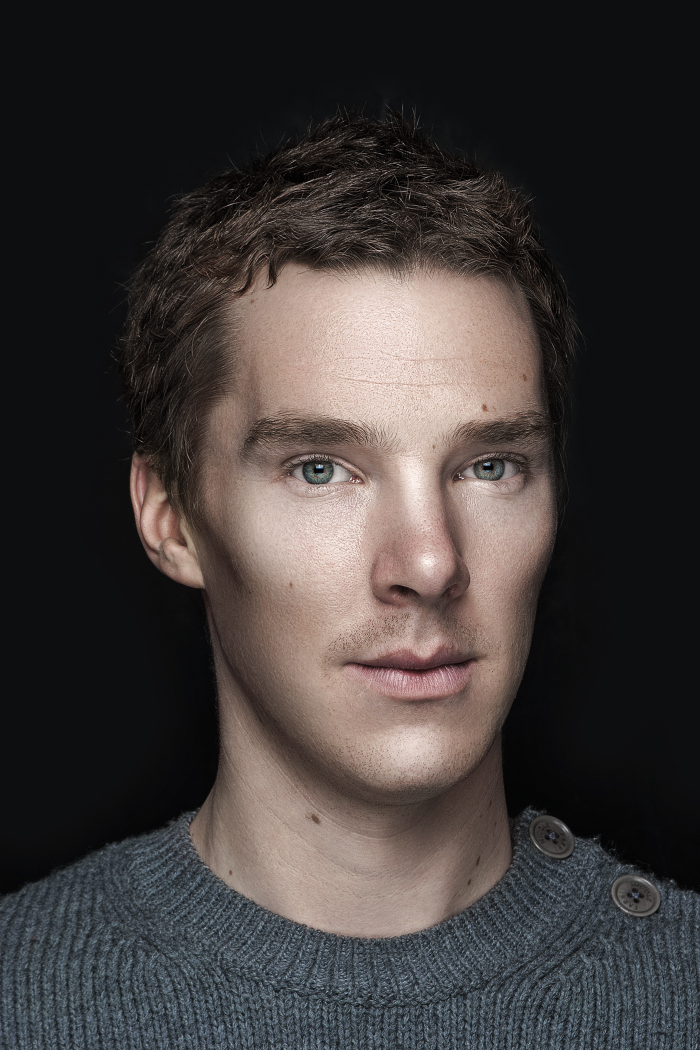
#> input picture actor.jpg, 1400 x 2100 px (shown at 1/2 size); its folder holds only this picture in this run
$ python main.py --img_path ../actor.jpg
#> lines starting #> are read from the running program, lines starting #| are printed output that depends on the picture
from PIL import Image,ImageDraw,ImageFont
from argparse import ArgumentParser
import numpy as np
import cv2
import os
# sample_Width=20
# sample_Height=40
def parse_args():
    parser = ArgumentParser()
    parser.add_argument("--img_path", help="Path to the image to be processed",required=True)
    return parser.parse_args()
char_lookup = [" ", ".", ",", ":", ";", "i", "1", "t", "f", "L", "C", "G", "0", "8", "#", "@"][::-1]
# def render_glyph(glyph):

def preprocess_image(img_path):
    img = cv2.imread(img_path, cv2.IMREAD_GRAYSCALE)
    img = cv2.GaussianBlur(img, (3, 3), 0)  #  reduce noise
    img = cv2.equalizeHist(img)  # Equalize histogram for better contrast
    print("image shape",img.shape)
    return img
def main(img_path):
    # print("Hello, World!",img_path)
    pil_img=Image.open(img_path).convert(mode="L")
    # img_array=np.array(img)
    img_array = preprocess_image(img_path)
    # print("input image shape",img_array.shape)
    ascii_art=[]
    sample_Width = img_array.shape[1] // 100
    sample_Height = img_array.shape[0] // 100
    # print(img_array[0:5,0:5])
    # print ("range doing what",range(img_array.shape[0]//sample_Height))
    # output=np.zeros((img_array.shape[0]//sample_Height,img_array.shape[1]//sample_Width))
    # Image segmentation breaking the image into  pixel chunks and then analyzing each chunk individually
    for y in range(0, img_array.shape[0], sample_Height):
        line = ""
        for x in range(0, img_array.shape[1], sample_Width):
            # output= np.mean(img_array[y*sample_Height:(y+1)*sample_Height,x*sample_Width:(x+1)*sample_Width])
            y_end = min(y + sample_Height, img_array.shape[0])
            x_end = min(x + sample_Width, img_array.shape[1])
            chunk = img_array[y:y_end, x:x_end]
            # print(chunk)
            # getting the cummulative brightness of the chunk array
            brightness=np.sum(chunk)
            # print("brightness of the chunk",brightness)
            max_brightness=sample_Height*sample_Width*255
            normalized_brightness=brightness/max_brightness
            char_index=int(round(normalized_brightness*(len(char_lookup)-1)))
            # print("char index of the chunk",char_index)
            print(char_lookup[char_index],end="")
            line += char_lookup[char_index]
            # print(output)
        ascii_art.append(line)

    print (len(ascii_art ))
    return ascii_art,img_array.shape
    # print("new output shape",output.shape)
    # Image.fromarray(img_array).save("test.jpg")
def render_ascii_art(ascii_art,original_shape, font_path, font_size, output_image_path):
    char_height = font_size
    aspect_ratio = original_shape[1] / original_shape[0]
    char_width = int(font_size * aspect_ratio * 0.6)

    img_height = len(ascii_art) * char_height
    img_width = len(ascii_art[0]) * char_width
    output_image = Image.new('L', (img_width, img_height), color=255)
    draw = ImageDraw.Draw(output_image)
    font = ImageFont.truetype(font_path, font_size)
    y_offset = 0
    for line in ascii_art:
        x_offset = 0
        for char in line:
            draw.text((x_offset, y_offset), char, font=font, fill=0)
            x_offset += char_width
        y_offset += char_height

    # output_image.save(output_image_path)
    output_image = output_image.resize(original_shape[::-1], Image.LANCZOS)#resize issue resolved using LANCZOS filter instead
    output_image.save(output_image_path)
    # Image.fromarray(output_image-img_array).save("dif.jpg")
    print("output image dimensions",output_image.size)
    return output_image

if __name__ == "__main__":
    main(**vars(parse_args()))
#> in main, `pil_img=Image.open(img_path).convert(mode="L")`:
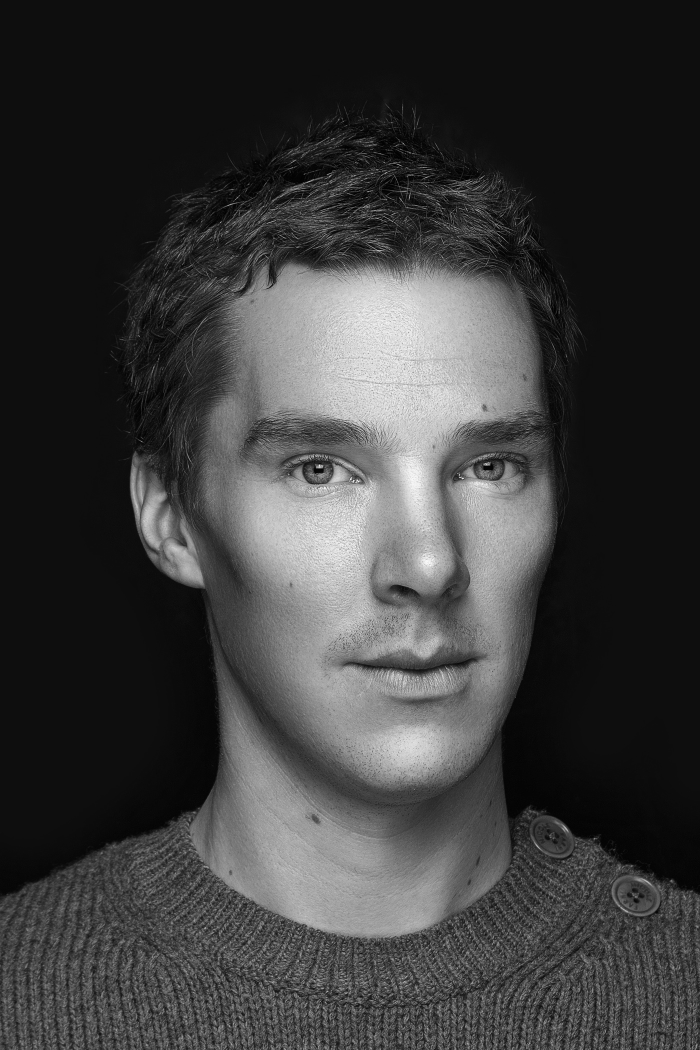
#> pil_img: PIL image 1400x2100 L (shown at 1/2 size); min 0, max 255, mean 59.8
#> in preprocess_image, `img = cv2.equalizeHist(img)`:
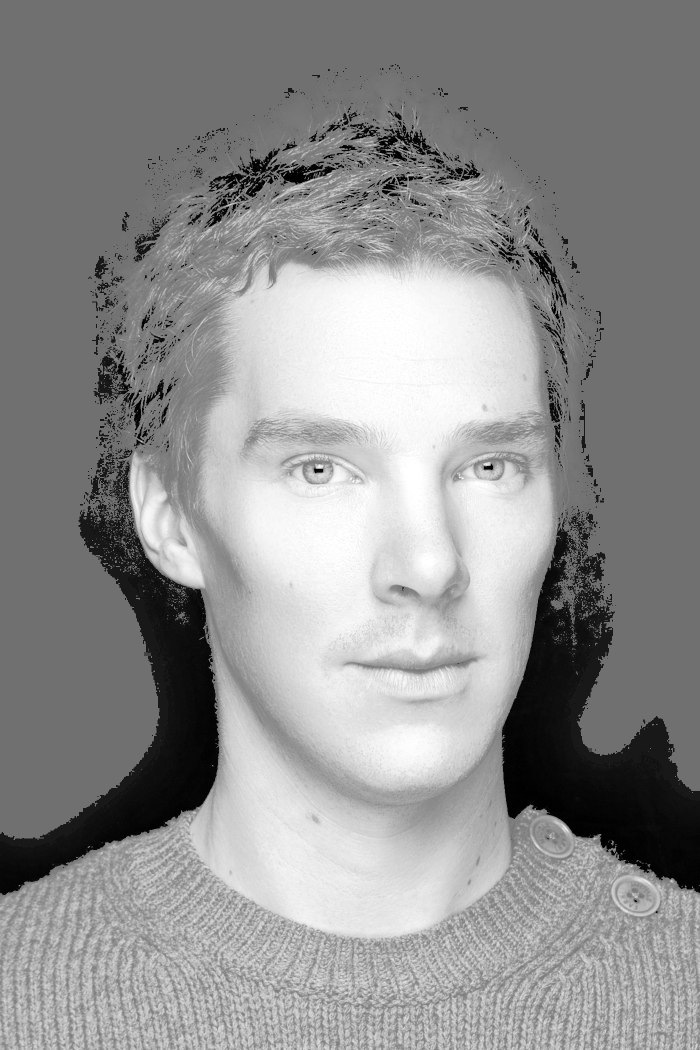
#> img: shape (2100, 1400) (shown at 1/2 size); min 0, max 255, mean 143.1
#| image shape (2100, 1400)
#> after the loop in main, `for y in range(0, img_array.shape[0], sample_Height):`: ascii_art = 100 items
    font_path = "C:/Windows/Fonts/arial.ttf"
#> font_path = 'C:/Windows/Fonts/arial.ttf'
    font_size = 20
    #-------------------------------------------------------------
    output_image_path = "../data/ascii_art_images"
    # [5 lines of commented-out code are left out]
    ascii_art,original_shape=main(**vars(parse_args()))
#> ascii_art = 100 items; original_shape = (2100, 1400)
    ascii_image = render_ascii_art(ascii_art,original_shape, font_path, font_size, output_image_path)
#> in render_ascii_art, `aspect_ratio = original_shape[1] / original_shape[0]`: aspect_ratio = 0.667
#> in render_ascii_art, `char_width = int(font_size * aspect_ratio * 0.6)`: char_width = 7
#> in render_ascii_art, `img_height = len(ascii_art) * char_height`: img_height = 2000
#> in render_ascii_art, `img_width = len(ascii_art[0]) * char_width`: img_width = 700
#> in render_ascii_art, `output_image = Image.new('L', (img_width, img_height), color=255)`: output_image: PIL image 700x2000 L; every value is 255
#> the loop in render_ascii_art, `for line in ascii_art:` made 100 passes
#> y_offset on passes 1 to 12: 20, 40, 60, 80, 100, 120, 140, 160, 180, 200, 220, 240
#> after the loop in render_ascii_art, `for line in ascii_art:`: y_offset = 2000
#> in render_ascii_art, `output_image = output_image.resize(original_shape[::-1], Image.LANCZOS..`:
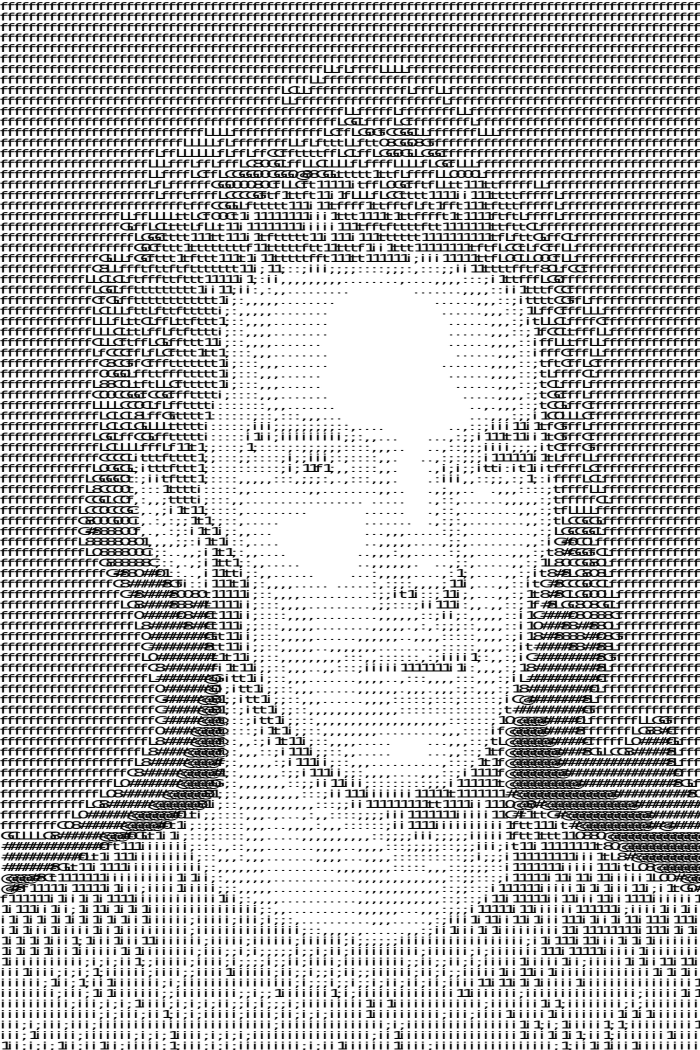
#> output_image: PIL image 1400x2100 L (shown at 1/2 size); min 0, max 255, mean 193.5
    ascii_image.show()

$ run again, on sample2.jpg
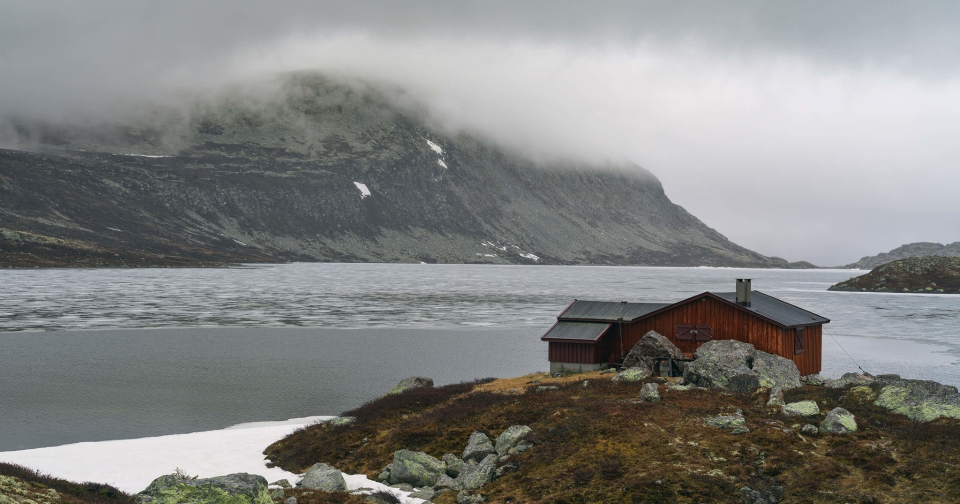
#> input picture sample2.jpg, 1920 x 1008 px (shown at 1/2 size)
#> in preprocess_image, `img = cv2.equalizeHist(img)`:
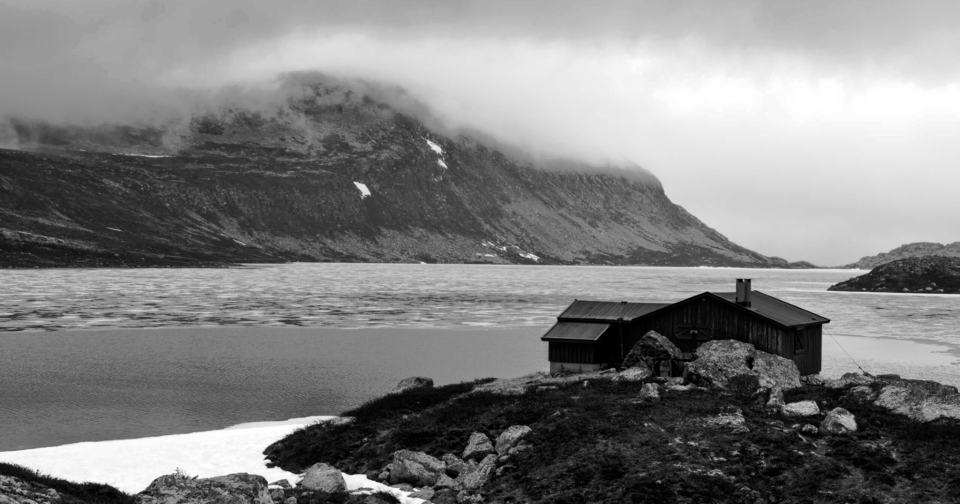
#> img: shape (1008, 1920) (shown at 1/2 size); min 0, max 255, mean 128.2
#| image shape (1008, 1920)
#> after the loop in main, `for y in range(0, img_array.shape[0], sample_Height):`: ascii_art = 101 items
#> font_path = 'C:/Windows/Fonts/arial.ttf'
#> `ascii_art,original_shape=main(**vars(parse_args()))`: ascii_art = 101 items; original_shape = (1008, 1920)
#> aspect_ratio = 1.9
#> char_width = 22
#> img_height = 2020
#> img_width = 2244
#> the loop in render_ascii_art, `for line in ascii_art:` made 101 passes
#> y_offset on passes 1 to 8: 20, 40, 60, 80, 100, 120, 140, 160
#> after the loop in render_ascii_art, `for line in ascii_art:`: y_offset = 2020
#> in render_ascii_art, `output_image = output_image.resize(original_shape[::-1], Image.LANCZOS..`:
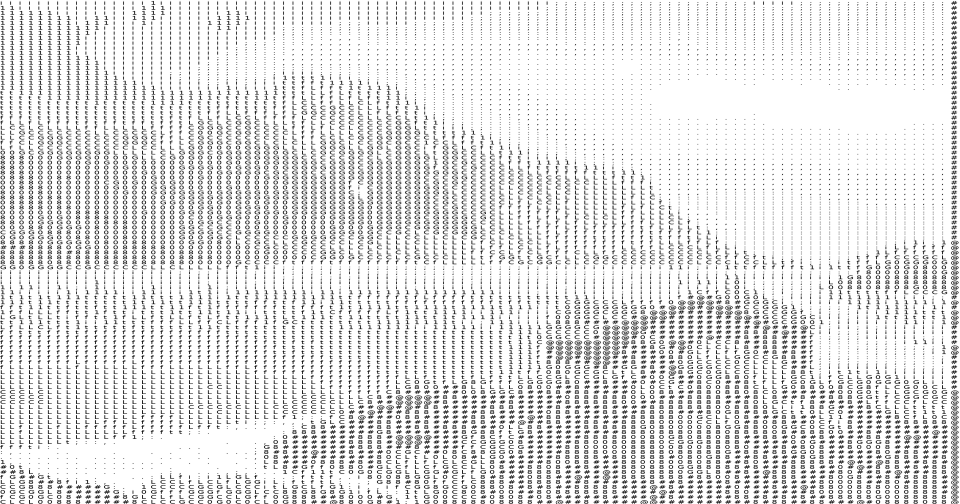
#> output_image: PIL image 1920x1008 L (shown at 1/2 size); min 0, max 255, mean 228.3
